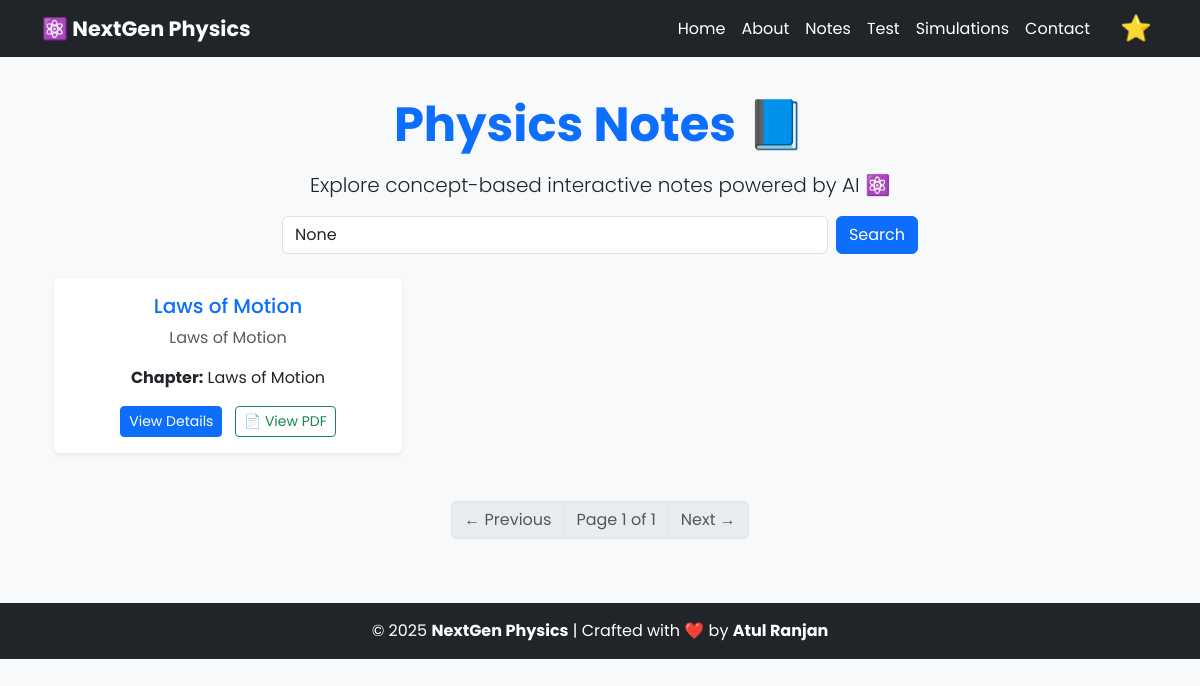
/notes/, run on an earlier commit of the app's database.
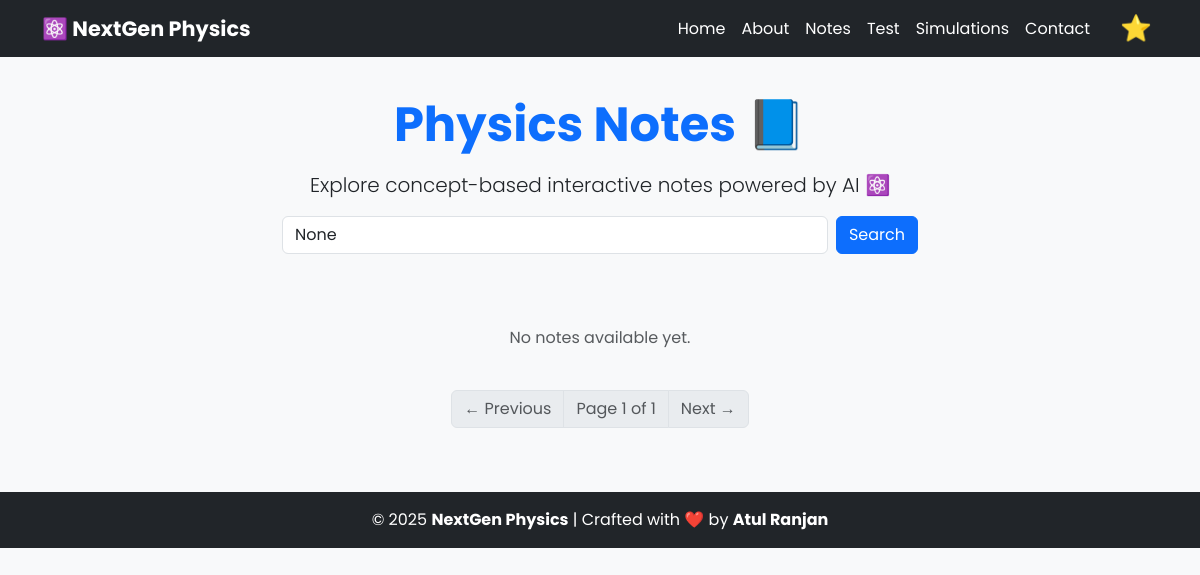
And on a later commit of the database.
### notes/models.py (models this page shows)
class PhysicsNote(models.Model):
    title = models.CharField(max_length=100)
    description = models.TextField()
    subject = models.CharField(max_length=50, default="Physics")
    chapter = models.CharField(max_length=100)
    pdf_file = models.FileField(upload_to='notes_pdfs/', null=True, blank=True)
    created_at = models.DateTimeField(auto_now_add=True)

### notes/views.py (the view)
# urls.py: path('', include('notes.urls')),
def notes(request):
    query = request.GET.get('q')
    if query:
        all_notes = PhysicsNote.objects.filter(title__icontains=query) | PhysicsNote.objects.filter(chapter__icontains=query)
    else:
        all_notes = PhysicsNote.objects.all().order_by('-created_at')
    paginator = Paginator(all_notes, 6)
    page_number = request.GET.get('page')
    page_obj = paginator.get_page(page_number)
    return render(request, 'notes/notes.html', {
        'notes': page_obj,
        'query': query,
        'page_obj': page_obj
    })

### notes/templates/notes/notes.html (shortened to what this page needs)
{% extends "notes/base.html" %}  {% block content %}
<div class="container text-center">
  <h1 class="display-5 fw-bold text-primary">Physics Notes 📘</h1>
  <p class="lead mt-3">
    Explore concept-based interactive notes powered by AI ⚛️
  </p>
  <form method="get" class="d-flex justify-content-center mb-4">
    <input
      type="text"
      name="q"
      value="{{ query }}"
      class="form-control w-50 me-2"
      placeholder="Search by title or chapter..."
    />
    <button type="submit" class="btn btn-primary">Search</button>
  </form>
  <div class="row mt-3">
    {% for note in notes %}
    <div class="col-md-4 mb-4">
      <div class="card shadow-sm border-0 h-100">
        <div class="card-body">
          <h5 class="card-title text-primary">{{ note.title }}</h5>
          <p class="card-text text-muted">
            {{ note.description|truncatechars:120 }}
          </p>
          <p><strong>Chapter:</strong> {{ note.chapter }}</p>
          <a
            href="{% url 'note_detail' note.id %}"
            class="btn btn-primary btn-sm me-2"
            >View Details</a
          >
          {% if note.pdf_file %}
          <a
            href="{{ note.pdf_file.url }}"
            class="btn btn-outline-success btn-sm"
            target="_blank"
          >
            📄 View PDF
          </a>
          {% else %}
          <p class="text-muted small mt-2 mb-0">No PDF available</p>
          {% endif %}
        </div>
      </div>
    </div>
    {% empty %}
    <p class="text-muted mt-5">No notes available yet.</p>
    {% endfor %}
  </div>
  <div class="mt-4 d-flex justify-content-center">
    <nav aria-label="Notes pagination">
      <ul class="pagination">
        {% if notes.has_previous %}
        <li class="page-item">
          <a
            class="page-link"
            href="?page={{ notes.previous_page_number }}{% if query %}&q={{ query }}{% endif %}"
            >← Previous</a
          >
        </li>
        {% else %}
        <li class="page-item disabled">
          <span class="page-link">← Previous</span>
        </li>
        {% endif %}
        <li class="page-item disabled">
          <span class="page-link">
            Page {{ notes.number }} of {{ notes.paginator.num_pages }}
          </span>
        </li>
        {% if notes.has_next %}
        <li class="page-item">
          <a
            class="page-link"
            href="?page={{ notes.next_page_number }}{% if query %}&q={{ query }}{% endif %}"
            >Next →</a
          >
        </li>
        {% else %}
        <li class="page-item disabled">
          <span class="page-link">Next →</span>
        </li>
        {% endif %}
      </ul>
    </nav>
  </div>
</div>
{% endblock %}

### notes/templates/notes/base.html (shortened to what this page needs)
<!DOCTYPE html>
<html lang="en">
  <head>
    <link
      href="https://cdn.jsdelivr.net/npm/bootstrap@5.3.0/dist/css/bootstrap.min.css"
      rel="stylesheet"
    />
  </head>
  <body>
    <nav class="navbar navbar-expand-lg navbar-dark fixed-top">
      <div class="container">
        <a class="navbar-brand fw-bold" href="/">⚛️ NextGen Physics</a>
        <div class="collapse navbar-collapse" id="navbarNav">
          <ul class="navbar-nav ms-auto align-items-center">
            <li class="nav-item"><a class="nav-link" href="/">Home</a></li>
            <li class="nav-item"><a class="nav-link" href="/about/">About</a></li>
            <li class="nav-item"><a class="nav-link" href="/notes/">Notes</a></li>
            <li class="nav-item"><a class="nav-link" href="/test/">Test</a></li>
            <li class="nav-item"><a class="nav-link" href="/simulations/">Simulations</a></li>
            <li class="nav-item"><a class="nav-link" href="/contact/">Contact</a></li>
            <li class="nav-item ms-3">
              <button id="themeToggle" class="theme-toggle" title="Toggle Dark/Light Mode">
              </button>
            </li>
          </ul>
        </div>
      </div>
    </nav>
    <main class="container py-5 mt-5">
      {% block content %}{% endblock %}
    </main>
    <footer class="text-center py-3">
      <p class="mb-0">
        © 2025 <strong>NextGen Physics</strong> | Crafted with ❤️ by
        <strong>Atul Ranjan</strong>
      </p>
    </footer>
  </body>
</html>

### notes/templates/notes/base.html (style rules this page uses)
:root { --bg-color: #f8f9fa; --text-color: #212529; --card-bg: #ffffff; --nav-bg: #212529; --nav-text: #ffffff; }
body { font-family: "Poppins", sans-serif; background-color: var(--bg-color); color: var(--text-color); transition: background-color 0.4s ease, color 0.4s ease; animation: fadeIn 0.5s ease-in; }
.navbar { background-color: var(--nav-bg) !important; transition: background-color 0.4s ease; }
.nav-link { color: var(--nav-text) !important; transition: color 0.3s ease; }
.navbar-brand { font-weight: 600; font-size: 1.3rem; }
.theme-toggle { background: none; border: none; color: var(--nav-text); font-size: 1.6rem; cursor: pointer; transition: transform 0.3s ease; }
footer { background-color: var(--nav-bg); color: var(--nav-text); transition: all 0.4s ease; }

What changed in the data, as far as the page shows it:
removed PhysicsNote: title "Laws of Motion", description "Laws of Motion", chapter "Laws of Motion"
Also different on the page:
text now shown: "No notes available yet."
